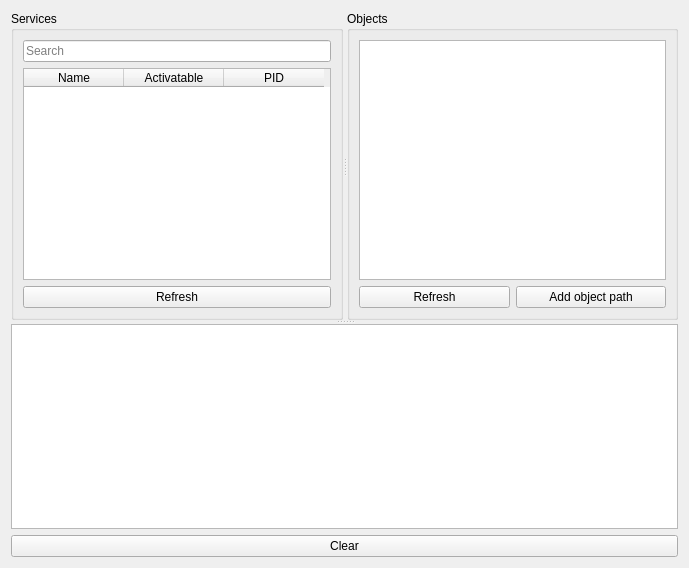
<?xml version="1.0" encoding="UTF-8"?>
<ui version="4.0">
 <class>CentralWidget</class>
 <widget class="QWidget" name="CentralWidget">
  <property name="geometry">
   <rect>
    <x>0</x>
    <y>0</y>
    <width>689</width>
    <height>568</height>
   </rect>
  </property>
  <property name="windowTitle">
   <string notr="true">CentralWidget</string>
  </property>
  <layout class="QVBoxLayout" name="verticalLayout_2">
   <item>
    <widget class="QSplitter" name="splitter_2">
     <property name="orientation">
      <enum>Qt::Vertical</enum>
     </property>
     <widget class="QSplitter" name="splitter">
      <property name="orientation">
       <enum>Qt::Horizontal</enum>
      </property>
      <widget class="QGroupBox" name="groupBox">
       <property name="title">
        <string>Services</string>
       </property>
       <layout class="QVBoxLayout" name="verticalLayout">
        <item>
         <widget class="QLineEdit" name="service_search_edit">
          <property name="placeholderText">
           <string>Search</string>
          </property>
         </widget>
        </item>
        <item>
         <widget class="QTableWidget" name="services_table">
          <property name="selectionBehavior">
           <enum>QAbstractItemView::SelectRows</enum>
          </property>
          <attribute name="horizontalHeaderStretchLastSection">
           <bool>false</bool>
          </attribute>
          <attribute name="verticalHeaderStretchLastSection">
           <bool>false</bool>
          </attribute>
          <column>
           <property name="text">
            <string>Name</string>
           </property>
          </column>
          <column>
           <property name="text">
            <string>Activatable</string>
           </property>
          </column>
          <column>
           <property name="text">
            <string>PID</string>
           </property>
          </column>
         </widget>
        </item>
        <item>
         <widget class="QPushButton" name="refresh_services_button">
          <property name="text">
           <string>Refresh</string>
          </property>
         </widget>
        </item>
       </layout>
      </widget>
      <widget class="QGroupBox" name="groupBox_2">
       <property name="title">
        <string>Objects</string>
       </property>
       <layout class="QVBoxLayout" name="verticalLayout_3">
        <item>
         <widget class="QTreeWidget" name="object_tree">
          <attribute name="headerVisible">
           <bool>false</bool>
          </attribute>
          <column>
           <property name="text">
            <string notr="true">1</string>
           </property>
          </column>
         </widget>
        </item>
        <item>
         <layout class="QHBoxLayout" name="horizontalLayout">
          <item>
           <widget class="QPushButton" name="refresh_object_tree_button">
            <property name="text">
             <string>Refresh</string>
            </property>
           </widget>
          </item>
          <item>
           <widget class="QPushButton" name="add_object_path_button">
            <property name="text">
             <string>Add object path</string>
            </property>
           </widget>
          </item>
         </layout>
        </item>
       </layout>
      </widget>
     </widget>
     <widget class="QTextEdit" name="log_edit">
      <property name="readOnly">
       <bool>true</bool>
      </property>
     </widget>
    </widget>
   </item>
   <item>
    <widget class="QPushButton" name="clear_log_edit_button">
     <property name="text">
      <string>Clear</string>
     </property>
    </widget>
   </item>
  </layout>
 </widget>
 <resources/>
 <connections/>
</ui>
